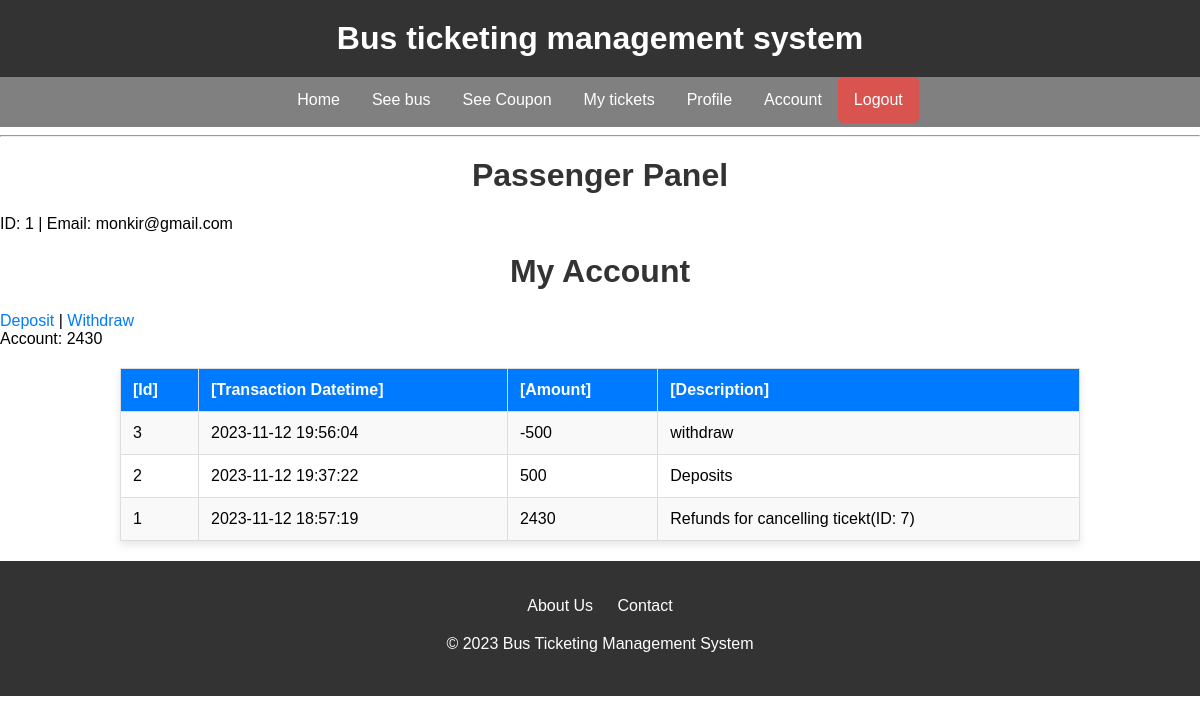
Page /View/account (signed in) on the committed database.
### tables this page shows
CREATE TABLE `transaction` (
  `id` int(11) NOT NULL,
  `trans_datetime` datetime NOT NULL DEFAULT current_timestamp(),
  `ammount` int(11) NOT NULL,
  `description` varchar(100) NOT NULL,
  `usertype` varchar(50) NOT NULL,
  `user_id` int(11) NOT NULL
);

### Model/account/model.php (called while the page is built, shortened)
<?php
    function getTransaction($passenger_id)
    {
        $con = getconnection();
        $sql = "SELECT * FROM transaction
                WHERE usertype='passenger' AND user_id = ?
                order by id desc";
        $stmt = $con->prepare($sql);
        $stmt->bind_param("s", $passenger_id);
        $stmt->execute();
        $result = $stmt->get_result();
        if ($result)
        {
            return $result;
        }
        else
        {
            return false;
        }
    }
?>

### View/account/index.php (the view, shortened to what this page needs)
<!DOCTYPE html>
<html lang="en">
<head>
    <link rel="stylesheet" href="../CSS/style.css">
</head>
<body>
<h1 class= "header"> Bus ticketing management system</h1>
    <?php
        include_once ('../header.php');
        include_once('../../Model/account/model.php');
    ?>
    <h1>My Account</h1>
    <a href="deposit.php">Deposit</a> |
    <a href="withdraw.php">Withdraw</a>
    <br>
    <table>
        <tr>
            <th>[Id]</th>
            <th>[Transaction Datetime]</th>
            <th>[Amount]</th>
            <th>[Description]</th>
        </tr>
        <?php
            $backupData = getTransaction($_SESSION['id']);
            while ($row = mysqli_fetch_assoc($backupData)) {
                ?>
                <tr>
                    <td><?php echo $row["id"]; ?></td>
                    <td><?php echo $row["trans_datetime"]; ?></td>
                    <td><?php echo $row["ammount"]; ?></td>
                    <td><?php echo $row["description"]; ?></td>
                </tr>
                <?php
            }
        ?>
    </table>
    <?php include_once("../footer.php"); ?>
</body>
</html>

### View/CSS/style.css (style rules this page uses)
.header { background-color: #333; color: white; padding: 20px; text-align: center; margin:0; }
body { font-family: Arial, sans-serif; margin: 0; padding: 0; }
a { text-decoration: none; color: #007BFF; }
h1, h2 { color: #333; text-align: center; margin-top: 20px; }
table { width: 80%; margin: 20px auto; border-collapse: collapse; box-shadow: 0 4px 8px rgba(0, 0, 0, 0.1); background-color: white; }
th, td { border: 1px solid #ddd; padding: 12px; text-align: left; }
th { background-color: #007BFF; color: white; }
tr:nth-child(even) { background-color: #f9f9f9; }

### rows in the picture
transaction: id "3", trans_datetime "2023-11-12 19:56:04", ammount "-500", description "withdraw"
transaction: id "2", trans_datetime "2023-11-12 19:37:22", ammount "500", description "Deposits"
transaction: id "1", trans_datetime "2023-11-12 18:57:19", ammount "2430", description "Refunds for cancelling ticekt(ID: 7)"

### other values in the picture
$_SESSION['id'] "1"
$_SESSION['email'] "monkir@gmail.com"
